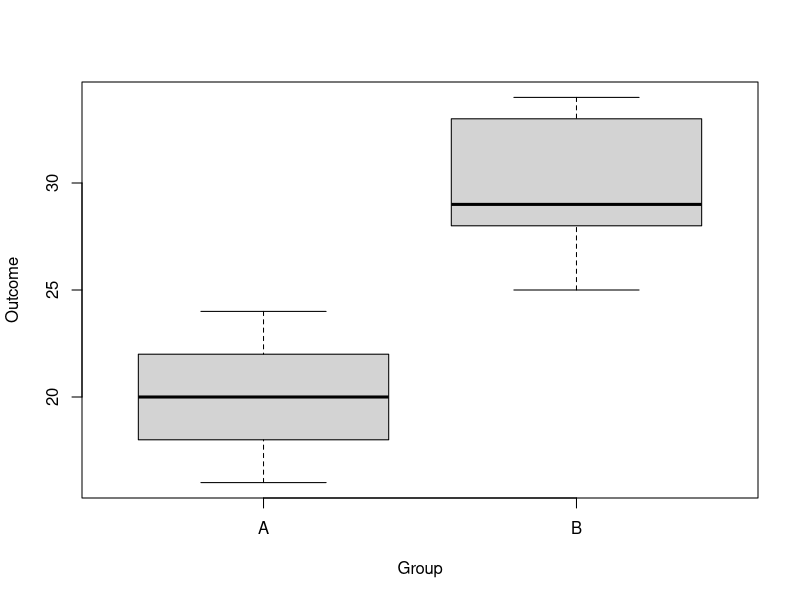
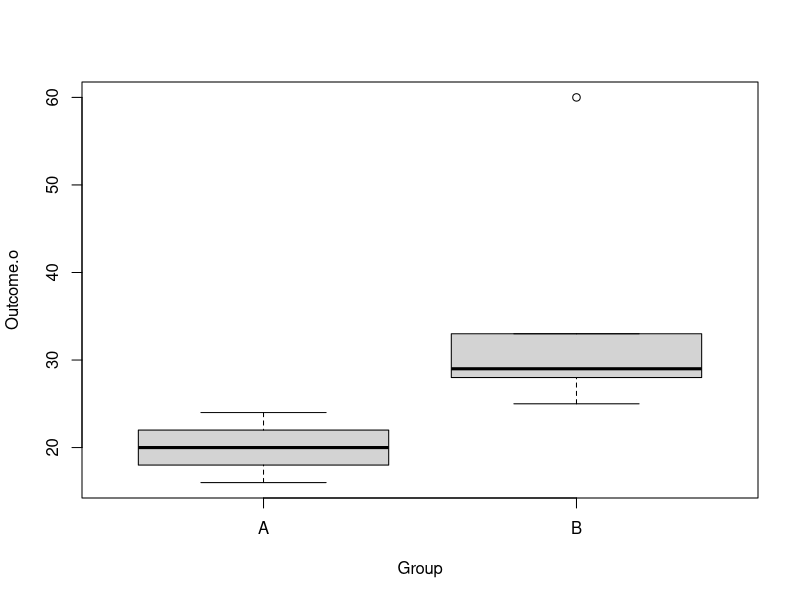

Reproduce these figures in R, in order.
## ---- chunk 1
Group = c(rep("A", 5), rep("B", 5)) # same as rep(c("A", "B"), rep(5, 2))
Outcome = c(16, 18, 20, 22, 24, 25, 28, 29, 33, 34)
boxplot(Outcome ~ Group)
t.test(Outcome ~ Group)
## ---- chunk 2
# what if no outlier
Outcome.o = Outcome
Outcome.o[10] = 60
boxplot(Outcome.o ~ Group)
t.test(Outcome.o ~ Group)
## ---- chunk 3
wilcox.test(Outcome ~ Group)
wilcox.test(Outcome.o ~ Group)
## ---- chunk 4
Outcome.log = log(Outcome)
wilcox.test(Outcome.log ~ Group)
Outcome.rank = rank(Outcome)
Outcome.rank
wilcox.test(Outcome.rank ~ Group)
